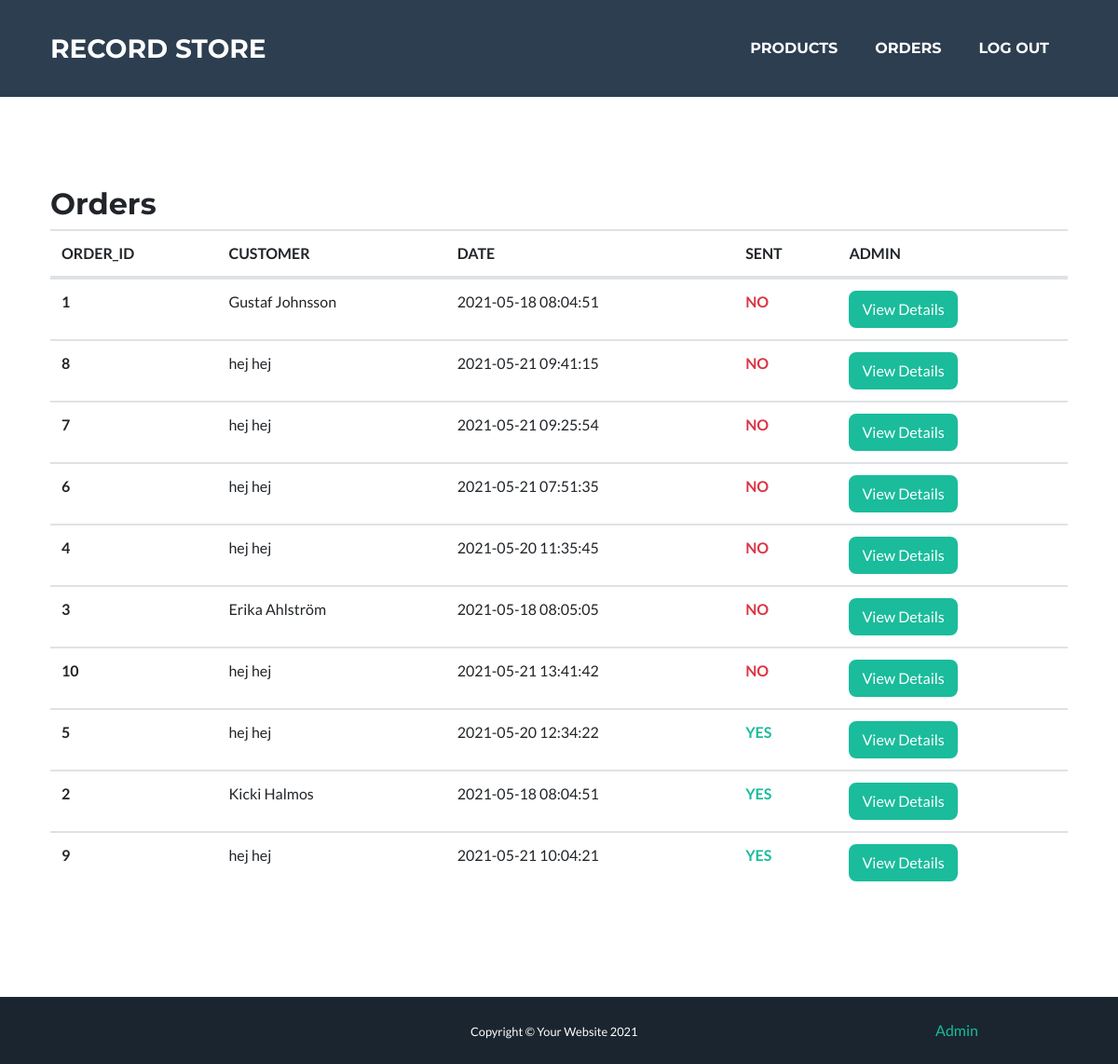
/admin/orders (signed in), run on the app's committed database.
### tables this page shows
CREATE TABLE `orders` (
  `id_order` int(11) NOT NULL,
  `sent` tinyint(1) DEFAULT NULL,
  `timestamp` timestamp NULL DEFAULT CURRENT_TIMESTAMP,
  `id_customer` int(11) NOT NULL
);

### models/Database.php (called while the page is built, shortened)
<?php
class Database
{
    private $conn = null;
    public function __construct($database, $username = "root", $password = "root", $servername = "localhost")
    {
        $dsn = "mysql:host=$servername;dbname=$database;charset=UTF8";
        try {
            $this->conn = new PDO($dsn, $username, $password);
            $this->conn->setAttribute(PDO::ATTR_ERRMODE, PDO::ERRMODE_EXCEPTION);
        } catch (PDOException $e) {
            echo "Connection failed: " . $e->getMessage();
        }
    }
    private function execute($statement, $input_parameters = [])
    {
        try {
            $stmt = $this->conn->prepare($statement);
            $stmt->execute($input_parameters);
            return $stmt;
        } catch (PDOException $e) {
            echo "Error: " . $e->getMessage() . "<br>";
            throw new Exception($e->getMessage());
        }
    }
    public function select($statement, $input_parameters = [])
    {
        $stmt = $this->execute($statement, $input_parameters);
        return $stmt->fetchAll();
    }
}

### models/AdminModel.php (called while the page is built, shortened)
<?php
class AdminModel
{
    private $db;
    public function __construct($database)
    {
        $this->db = $database;
    }
    public function fetchAllOrders()
    {
        $orders = $this->db->select(
            "SELECT o.id_order, o.sent, o.timestamp, CONCAT(c.firstname, ' ', c.lastname) AS name
            FROM orders o
            JOIN customers c
            ON o.id_customer = c.id_customer
            ORDER BY o.sent ASC
            "
        );
        return $orders;
    }
}

### views/AdminView.php (the view, shortened to what this page needs)
<?php
class AdminView
{
    public function viewHeader($title)
    {
        include_once("views/partials/header.php");
    }
    public function viewFooter()
    {
        include_once("views/partials/footer.php");
    }
    public function viewTableRowOrders($order)
    {
        $destination = URLROOT . "admin";
        $sent = $order["sent"] ? "<strong class='text-primary'>YES</strong>" : "<strong class='text-danger'>NO</strong>";
        $tableRow = <<<HTML
            <tr>
            <th scope="row">$order[id_order]</th>
            <td>
                $order[name]
            </td>
            <td>
                $order[timestamp]
            </td>
            <td>
               $sent
            </td>
            <td>
                <a class="btn btn-primary" href="$destination/orders/$order[id_order]">View Details</a>
            </td>
            </tr>
        HTML;
        echo $tableRow;
    }
    public function viewAllOrders($orders)
    {
        $tableStart = <<<HTML
        <div class="container masthead min-vh-100">
            <h2>Orders</h2>
            <table class="table mt-2">
                <thead>
                    <tr>
                    <th scope="col">ORDER_ID</th>
                    <th scope="col">CUSTOMER</th>
                    <th scope="col">DATE</th>
                    <th scope="col">SENT</th>
                    <th scope="col">ADMIN</th>
                    </tr>
                </thead>
                <tbody>
        HTML;
        echo $tableStart;
        foreach ($orders as $order) {
            $this->viewTableRowOrders($order);
        }
        $tableEnd = <<<HTML
            </tbody>
            </table>
        </div>
        HTML;
        echo $tableEnd;
    }
}

### data on the page
orders: id_order "1", order "Gustaf Johnsson", timestamp "2021-05-18 08:04:51", sent "NO"
orders: id_order "8", order "hej hej", timestamp "2021-05-21 09:41:15", sent "NO"
orders: id_order "7", order "hej hej", timestamp "2021-05-21 09:25:54", sent "NO"
orders: id_order "6", order "hej hej", timestamp "2021-05-21 07:51:35", sent "NO"
orders: id_order "4", order "hej hej", timestamp "2021-05-20 11:35:45", sent "NO"
orders: id_order "3", order "Erika Ahlström", timestamp "2021-05-18 08:05:05", sent "NO"
orders: id_order "10", order "hej hej", timestamp "2021-05-21 13:41:42", sent "NO"
orders: id_order "5", order "hej hej", timestamp "2021-05-20 12:34:22", sent "YES"
orders: id_order "2", order "Kicki Halmos", timestamp "2021-05-18 08:04:51", sent "YES"
orders: id_order "9", order "hej hej", timestamp "2021-05-21 10:04:21", sent "YES"

### other printed values
$listItem[title] "PRODUCTS"
$listItem[title] "ORDERS"
$listItem[title] "LOG OUT"
